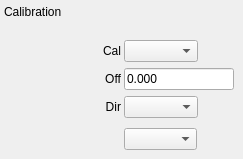
   <widget class="QWidget" name="page_5">
    <widget class="QLabel" name="label_7">
     <property name="geometry">
      <rect>
       <x>4</x>
       <y>4</y>
       <width>69</width>
       <height>16</height>
      </rect>
     </property>
     <property name="text">
      <string>Calibration</string>
     </property>
    </widget>
    <widget class="QLabel" name="label_59">
     <property name="geometry">
      <rect>
       <x>88</x>
       <y>40</y>
       <width>33</width>
       <height>22</height>
      </rect>
     </property>
     <property name="text">
      <string>Cal</string>
     </property>
     <property name="alignment">
      <set>Qt::AlignRight|Qt::AlignTrailing|Qt::AlignVCenter</set>
     </property>
    </widget>
    <widget class="QLabel" name="label_60">
     <property name="geometry">
      <rect>
       <x>88</x>
       <y>68</y>
       <width>33</width>
       <height>22</height>
      </rect>
     </property>
     <property name="text">
      <string>Off</string>
     </property>
     <property name="alignment">
      <set>Qt::AlignRight|Qt::AlignTrailing|Qt::AlignVCenter</set>
     </property>
    </widget>
    <widget class="QLabel" name="label_61">
     <property name="geometry">
      <rect>
       <x>88</x>
       <y>96</y>
       <width>33</width>
       <height>22</height>
      </rect>
     </property>
     <property name="text">
      <string>Dir</string>
     </property>
     <property name="alignment">
      <set>Qt::AlignRight|Qt::AlignTrailing|Qt::AlignVCenter</set>
     </property>
    </widget>
    <widget class="QEComboBox" name="qecombobox_6">
     <property name="geometry">
      <rect>
       <x>124</x>
       <y>40</y>
       <width>74</width>
       <height>22</height>
      </rect>
     </property>
     <property name="variable" stdset="0">
      <string>$(P):$(M).SET</string>
     </property>
     <property name="variableSubstitutions" stdset="0">
      <string>P=PICO,M=m1</string>
     </property>
    </widget>
    <widget class="QEComboBox" name="qecombobox_7">
     <property name="geometry">
      <rect>
       <x>124</x>
       <y>96</y>
       <width>74</width>
       <height>22</height>
      </rect>
     </property>
     <property name="variable" stdset="0">
      <string>$(P):$(M).DIR</string>
     </property>
     <property name="variableSubstitutions" stdset="0">
      <string>P=PICO,M=m1</string>
     </property>
    </widget>
    <widget class="QEComboBox" name="qecombobox_8">
     <property name="geometry">
      <rect>
       <x>124</x>
       <y>128</y>
       <width>73</width>
       <height>22</height>
      </rect>
     </property>
     <property name="variable" stdset="0">
      <string>$(P):$(M).FOFF</string>
     </property>
     <property name="variableSubstitutions" stdset="0">
      <string>P=PICO,M=m1</string>
     </property>
    </widget>
    <widget class="QELineEdit" name="qelineedit_31">
     <property name="geometry">
      <rect>
       <x>124</x>
       <y>68</y>
       <width>110</width>
       <height>22</height>
      </rect>
     </property>
     <property name="text">
      <string>0.000</string>
     </property>
     <property name="variable" stdset="0">
      <string>$(P):$(M).OFF</string>
     </property>
     <property name="variableSubstitutions" stdset="0">
      <string>P=PICO,M=m1</string>
     </property>
     <property name="addUnits">
      <bool>false</bool>
     </property>
    </widget>
   </widget>
